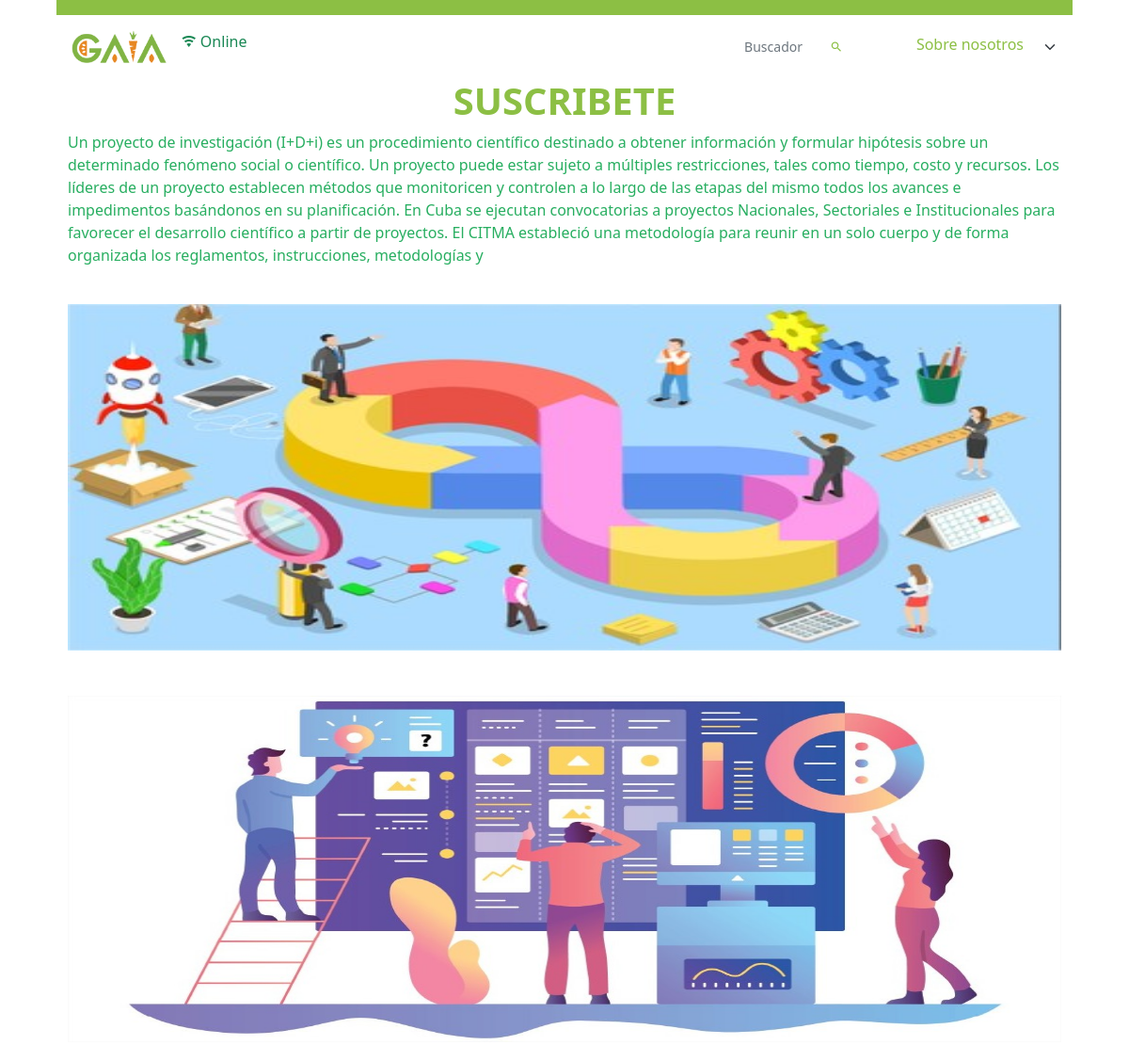
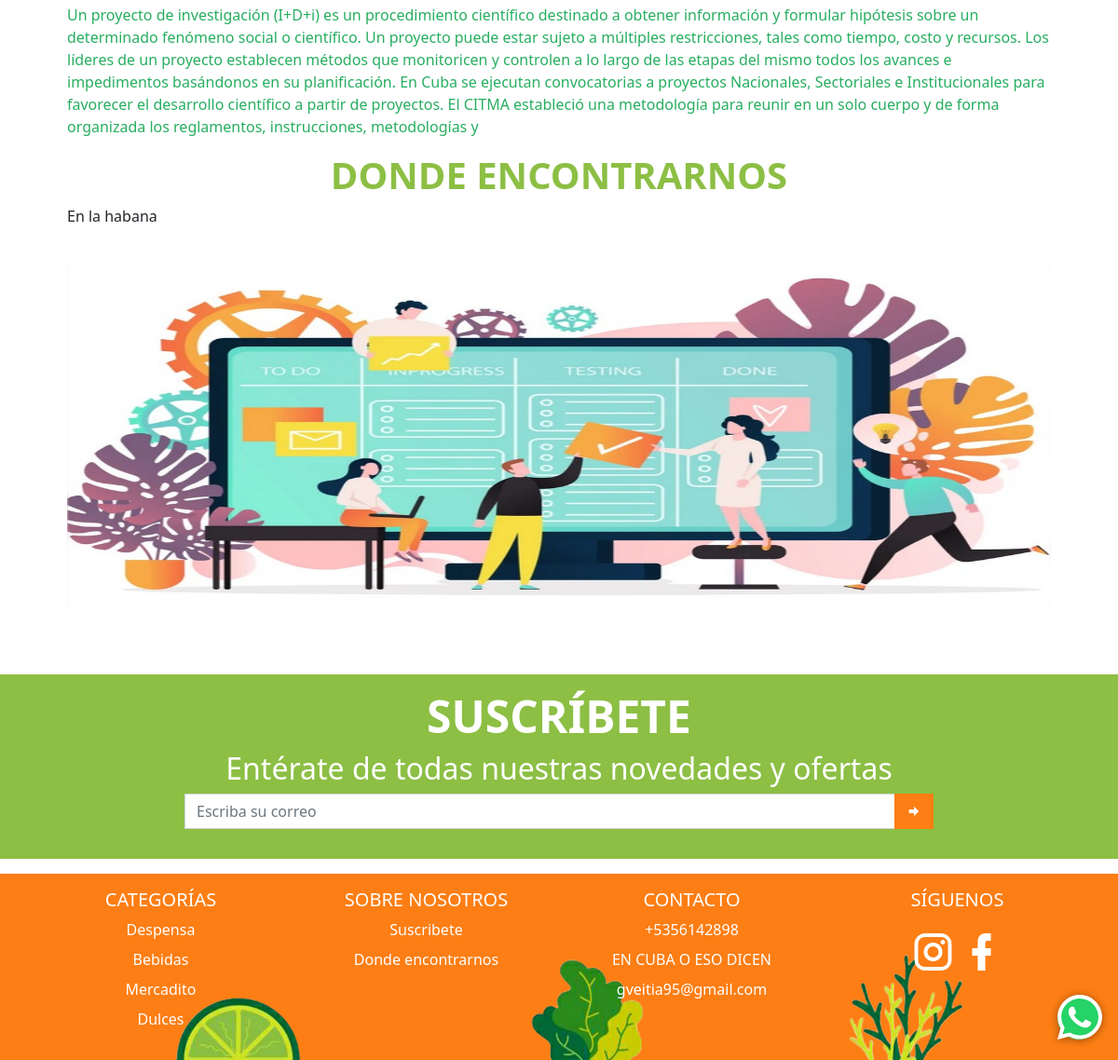
The app's page /info/ with its own data (2 pictures, top to bottom).
### app_main/models.py (models this page shows, shortened)
class GeneralData(models.Model):
    logo = models.ImageField(upload_to='datos_generales/logo', verbose_name='Logo')
    img_principal = models.ImageField(upload_to='datos_generales/img_principal', verbose_name='Imagen Principal')
    enterprise_name = models.CharField(max_length=100, verbose_name='Nombre de la empresa')
    enterprise_address = models.CharField(max_length=100, verbose_name='Dirección de la empresa', null=True, blank=True)
    taza_cambio = models.FloatField('Taza de cambio', validators=[MinValueValidator(0, 'Debe ser mayor que cero')],
                                    help_text='Valor del Euro en CUP')
    tropipay_impuesto = models.FloatField('Impuesto de Tropipay', default=3.45,
                                          help_text='Porciento del total de la orden aumentado',
                                          validators=[MinValueValidator(0, 'Debe ser mayor que cero')])
    email = models.EmailField('Correo', unique=True,
                              error_messages={'unique': 'Este correo ya existe'})
    phone_number = models.CharField(validators=[phone_regex], max_length=17, unique=True, error_messages={
        'unique': 'Ya este teléfono está registrado'
    }, verbose_name='Celular', null=True, blank=True)
    facebook = models.URLField(verbose_name='Link de Facebook', null=True, blank=True)
    instagram = models.URLField(verbose_name='Link de Instagram', null=True, blank=True)
    def logo_tag(self):
        if self.logo:
            return mark_safe(f'<img src="{self.logo.url}" class="agrandar" width="45" height="45" />')
        return mark_safe(f'<img src="{STATIC_URL}img/empty.png" class="agrandar" width="45" height="45" />')
    logo_tag.short_description = 'Logo'
    def logo_link(self):
        return mark_safe(f'<a href="{self.logo.url}"> {self.logo_tag()}</a>')
    logo_link.short_description = 'Logo'
    def img_principal_tag(self):
        if self.logo:
            return mark_safe(f'<img src="{self.img_principal.url}" class="agrandar" height="45" />')
        return mark_safe(f'<img src="{STATIC_URL}img/empty.png" class="agrandar" width="45" height="45" />')
    img_principal_tag.short_description = 'Img principal'
    def img_principal_link(self):
        return mark_safe(f'<a href="{self.img_principal.url}"> {self.img_principal_tag()}</a>')
    img_principal_link.short_description = 'Img principal'
    class Meta:
        verbose_name = 'Datos Generales'
        verbose_name_plural = verbose_name

class InfoUtil(models.Model):
    title = models.CharField('Título', max_length=100, null=True, blank=True)
    class Meta:
        verbose_name = 'Información útil'
        verbose_name_plural = 'Informaciones útiles'

class ContenidoInfo(models.Model):
    text = RichTextField("Contenido", null=True, blank=True)
    image = models.ImageField('Imagen', null=True, blank=True, upload_to='info/')
    info = models.ForeignKey(InfoUtil, on_delete=models.CASCADE)
    def text_tag(self):
        return mark_safe(self.text)
    def image_tag(self):
        if self.image:
            return mark_safe(f'<img src="{self.image.url}" alt="" width="80" height="50">')
        else:
            return mark_safe(f'<img src="{STATIC_URL}/img/empty.png" alt="" width="80" height="50">')
    text_tag.short_description = 'Texto'
    image_tag.short_description = 'Vista previa'

class Category(models.Model):
    name = models.CharField(max_length=100, verbose_name='Nombre')
    image = models.ImageField(upload_to='product/img', verbose_name='Imagen Principal', null=True, blank=True)
    destacado = models.BooleanField('Destacada', default=False)
    color = models.CharField('Color', max_length=100, choices=colors, default='198754')
    def get_color(self):
        return mark_safe(
            f'<span class="badge text-white rounded-pill" '
            f'style="background-color: #{self.color}">{self.get_color_display()}</span>')
    def get_colores(self):
        html = ''
        print(colors)
        for i in range(len(colors)):
            html += f'<span class="badge mx-1 text-white rounded-pill"style="background-color: #{colors[i][0]}">{colors[i][1]}</span>'
        print(html)
        return mark_safe(html)
    class Meta:
        verbose_name = 'Categoría'
        verbose_name_plural = 'Categorías'
        ordering = ('name',)
    @property
    def get_prods_count(self):
        return self.product_set.count() if self.product_set.exists() else 0
    def img_link(self):
        if self.image:
            return mark_safe(
                f'<a href="{self.image.url}"><img src="{self.image.url}" class="agrandar mb-2 mr-2" '
                f'width="40" height="40" /></a>')
        return mark_safe(
            f'<a href="{STATIC_URL}img/empty.png"><img src="{STATIC_URL}img/empty.png" class="agrandar mb-2 mr-2" '
            f'width="40" height="40" /></a>')
    img_link.short_description = 'Vista previa'
    get_color.short_description = 'Color'
    get_colores.short_description = 'Colores disponibles'

### app_main/views.py (the view)
# urls.py: path('info/', InfoView.as_view(), name='info'),
class InfoView(generic.ListView, BaseView):
    template_name = 'info.html'
    model = InfoUtil
    def get_queryset(self):
        qs = super(InfoView, self).get_queryset()
        qs = qs.filter(title__icontains=self.request.GET.get('search', ''))
        return qs
    def get_context_data(self, *, object_list=None, **kwargs):
        context = super().get_context_data()
        context.update(self.get_my_context_data())
        context['title'] = 'Informaciones'
        context['index_url'] = reverse_lazy('index-cup')
        cate = sorted(
            Category.objects.filter(product__isnull=False, destacado=True,
                                    product__moneda__in=['CUP', 'Ambas']).distinct(),
            key=lambda cat: cat.get_prods_count, reverse=True)
        if len(cate) > 4:
            context['categories'] = random.sample(cate, 4)
        else:
            context['categories'] = random.sample(cate, len(cate))
        context['catalogo_url'] = reverse_lazy('catalogo-cup')
        return context

### app_cart/cart.py (called while the page is built)
    def all(self, ):
        return list(self.session[settings.CART_SESSION_ID].values())

### app_main/templates/info.html (shortened to what this page needs)
{% extends 'startpage.html' %}
{% load static %}
{% block navbar %}
    <nav class="navbar bg-semi-success"></nav>
    <nav class="navbar bg-white navbar-expand-sm">
        <ul class="navbar-nav">
            <li class="nav-item">
                <div class="nav-link">
                    <a href="{{ index_url }}"><img
                            src="{% if business.img_principal %} {{ business.img_principal.url }} {% else %} {% static logo %} {% endif %}"
                            class="ps-2" alt="gaia" height="35"></a>
                </div>
            </li>
            <li class="nav-item">
                <a class="nav-link">
                    <span id="on-off" class="fs-6 rounded-pill"></span>
                </a>
            </li>
        </ul>
        <ul class="navbar-nav ms-auto ">
            <li class="nav-item">
                <div class="nav-link">
                    <form action="{% url 'info' %}">
                        <div class="input-group input-group-sm pe-2">
                            <input type="search" class="form-control text-end border-0 rounded-0 ps-0"
                                   placeholder="Buscador"
                                   aria-label="Example text with button addon"
                                   aria-describedby="button-addon1" name="search">
                            <button class="btn border-0" type="submit" id="button-addon1"><i
                                    class="mdi mdi-magnify text-semi-success"></i></button>
                        </div>
                    </form>
                </div>
            </li>
            <li class="nav-item pe-1 py-1">
                <select class="form-select custom-select h-100 pt-0 text-end border-0 pe-5 text-semi-success"
                        id="select-info">
                    <option selected disabled>Sobre nosotros</option>
                </select>
            </li>
        </ul>
    </nav>
{% endblock %}
{% block content %}
    <div class=" mx-auto">
        {% for object in object_list %}
            {% if object.contenidoinfo_set.exists %}
                <div class="info mb-2 rounded-0" id="{{ object.id }}">
                    <div class="card-body">
                        <h1 class="text-center text-semi-success text-uppercase display-6 fw-bold user-select-none">{{ object.title }}</h1>
                        {% for obj in object.contenidoinfo_set.all %}
                            {% if obj.text %}
                                {{ obj.text|safe }}
                            {% endif %}
                            {% if obj.image %}
                                <div class="py-4">
                                    <img src="{{ obj.image.url }}" class="d-block w-100 rounded-0 border-0 img-carousel"
                                         alt="...">
                                </div>
                            {% endif %}
                        {% endfor %}
                    </div>
                </div>
            {% endif %}
        {% endfor %}
    </div>
{% endblock %}

### app_main/templates/startpage.html (shortened to what this page needs)
{% extends 'body.html' %}
{% load cart_tag %}
{% load widget_tweaks %}
{% load static %}
{% block head %}
    <link rel="stylesheet" href="{% static 'lib/button_add_to_cart/style.css' %}">
    <link rel="stylesheet" href="{% static 'lib/bootstrap-touchspin/jquery.bootstrap-touchspin.min.css' %}">
{% endblock %}

### templates/body.html (shortened to what this page needs)
{% extends 'base.html' %}
{% load static %}
{% block body %}
    <body class="">
    <div class="wrapper mx-auto" style="width: 90%">
        {% block navbar %}{% endblock %}
        <div class="content">
            <div class="container-fluid">
                {% block content %}
                {% endblock %}
            </div>
        </div>
    </div>
    {% include 'whatsapp.html' %}
    {% include 'footer.html' %}
    </body>
{% endblock %}

### templates/base.html (shortened to what this page needs)
{% load static %}
<!DOCTYPE html>
<html lang="en" class="h-100">
<head>
    <link rel="stylesheet" href="{% static 'lib/material-icons/css/icons.min.css' %}">
    <link href="https://cdn.jsdelivr.net/npm/bootstrap@5.2.2/dist/css/bootstrap.min.css" rel="stylesheet"
>
    <link href="https://cdn.jsdelivr.net/npm/select2@4.1.0-rc.0/dist/css/select2.min.css" rel="stylesheet"/>
    <link rel="stylesheet" href="{% static 'lib/sweetalert2/sweetalert2.min.css' %}">
    <link rel="stylesheet" href="{% static 'lib/jquery-confirm-v3.3.4/jquery-confirm.min.css' %}">
    <link rel="stylesheet" href="{% static 'css/custom_styles.css' %}">
    <link rel="stylesheet" href="{% static 'css/loader.css' %}">
    <link rel="stylesheet" href="{% static 'lib/go_to_top_button/style.css' %}">
    <link rel="stylesheet" href="{% static 'lib/boton-whatapp/whatsapp.css' %}">
    {% block head %}
    {% endblock %}
</head>
{% block body %}
{% endblock %}
</html>

### templates/whatsapp.html (shortened to what this page needs)
<div id="whatsapp">
    <a href="https://api.whatsapp.com/send/?phone=+{{ business.phone_number }}&text=Hola&app_absent=1" target="_blank">
    </a>
</div>

### templates/footer.html (shortened to what this page needs)
{% load static %}
<footer class="bd-footer mt-5 bg-semi-success">
    <div class="mx-auto py-3 w-75 px-md-5 px-0">
        <h1 class="text-center text-white text-uppercase display-5 fw-bold user-select-none">suscríbete</h1>
        <h2 class="text-white text-center ">Entérate de todas nuestras novedades y ofertas</h2>
        <form action="{% url 'suscriptor' %}" method="post" id="suscriptor-form">
            <div class="input-group mb-3">
                <input type="email" name="email" class="form-control rounded-0" placeholder="Escriba su correo"
                       aria-label="Recipient's username" required aria-describedby="button-addon2"
                       id="suscriptor-email">
                <button class="btn bg-orange rounded-0" type="submit" id="button-addon2"><i
                        class="mdi mdi-arrow-right-bold"></i>
                </button>
            </div>
        </form>
    </div>
</footer>
<footer class="bd-footer mt-3 bg-orange footer-2">
    <div class="container pt-3">
        <div class="row justify-content-center text-center">
            {% if catalogo_url %}
                <div class="col-6 col-md-3 mb-3">
                    <h5>CATEGORÍAS</h5>
                    <ul class="list-unstyled">
                        {% for category in categories %}
                            <li class="mb-2"><a href="{{ catalogo_url }}#category{{ category.id }}"
                                                class="text-decoration-none text-white">{{ category.name }}</a>
                            </li>
                        {% endfor %}
                    </ul>
                </div>
            {% endif %}
            <div class="col-6 col-md-3  mb-3">
                <h5>SOBRE NOSOTROS</h5>
                <ul class="list-unstyled">
                    {% for info in infoUtil_list %}
                        {% if info.contenidoinfo_set.exists %}
                            <li class="mb-2"><a href="{% url 'info' %}#{{ info.id }}"
                                                class="text-decoration-none text-white">{{ info.title }}</a></li>
                        {% endif %}
                    {% endfor %}
                </ul>
            </div>
            <div class="col-6 col-md-3  mb-3">
                <h5>CONTACTO</h5>
                <ul class="list-unstyled">
                    <li class="mb-2"><a href="tel:{{ business.phone_number }}"
                                        class="text-decoration-none text-white">{{ business.phone_number }}</a>
                    </li>
                    <li class="mb-2"><a href="{{ business.enterprise_address }}"
                                        class="text-decoration-none text-white">{{ business.enterprise_address }}</a>
                    </li>
                    <li class="mb-2"><a href="mailto:{{ business.email }}"
                                        class="text-decoration-none text-white">{{ business.email }}</a></li>
                </ul>
            </div>
            <div class="col-6 col-md-3 mb-3">
                <h5>SÍGUENOS</h5>
                <div>
                    <a href="{{ business.instagram }}"><i class="mdi mdi-instagram mdi-48px text-white"></i></a>
                    <a href="{{ business.facebook }}"><i class="mdi mdi-facebook mdi-48px text-white"></i></a>
                </div>
            </div>
        </div>
    </div>
</footer>

### templates/sidebar_right.html (shortened to what this page needs)
        {% load cart_tag %}

### templates/form_cart_lateral.html (shortened to what this page needs)
{% load cart_tag %}

### static/css/custom_styles.css (style rules this page uses)
.bg-semi-success { background-color: #8cbf44; }
.text-semi-success { color: #8cbf44; }
.bg-orange { background-color: #fd7e14 !important; border-color: #fd7e14; color: #fff }
.img-carousel { height: 25rem !important; }
@media only screen and (max-width: 1200px) { .img-carousel { height: 23rem !important; } }
.footer-2 { background-image: url("/static/img/footer3.png"); background-size: contain !important; background-position: bottom !important; background-repeat: no-repeat !important; }

### records on screen
GeneralData: img_principal (picture), phone_number "+5356142898", enterprise_address "EN CUBA O ESO DICEN", email "gveitia95@gmail.com"
InfoUtil: title "SUSCRIBETE", title "Suscribete"
ContenidoInfo: text "Un proyecto de investigación (I+D+i) es un procedimiento científico destinado a obtener información y formular hipótesis sobre un determinado fenómeno social o científico. Un proyecto puede estar sujeto a múltiples restricciones, tales como tiempo, costo y recursos. Los líderes de un proyecto establecen métodos que monitoricen y controlen a lo largo de las etapas del mismo todos los avances e impedimentos basándonos en su planificación. En Cuba se ejecutan convocatorias a proyectos Nacionales, Sectoriales e Institucionales para favorecer el desarrollo científico a partir de proyectos. El CITMA estableció una metodología para reunir en un solo cuerpo y de forma organizada los reglamentos,…", image (picture)
ContenidoInfo: image (picture)
ContenidoInfo: text "Un proyecto de investigación (I+D+i) es un procedimiento científico destinado a obtener información y formular hipótesis sobre un determinado fenómeno social o científico. Un proyecto puede estar sujeto a múltiples restricciones, tales como tiempo, costo y recursos. Los líderes de un proyecto establecen métodos que monitoricen y controlen a lo largo de las etapas del mismo todos los avances e impedimentos basándonos en su planificación. En Cuba se ejecutan convocatorias a proyectos Nacionales, Sectoriales e Institucionales para favorecer el desarrollo científico a partir de proyectos. El CITMA estableció una metodología para reunir en un solo cuerpo y de forma organizada los reglamentos,…"
InfoUtil: title "DONDE ENCONTRARNOS", title "Donde encontrarnos"
ContenidoInfo: text "En la habana", image (picture)
Category: name "Despensa"
Category: name "Bebidas"
Category: name "Mercadito"
Category: name "Dulces"
